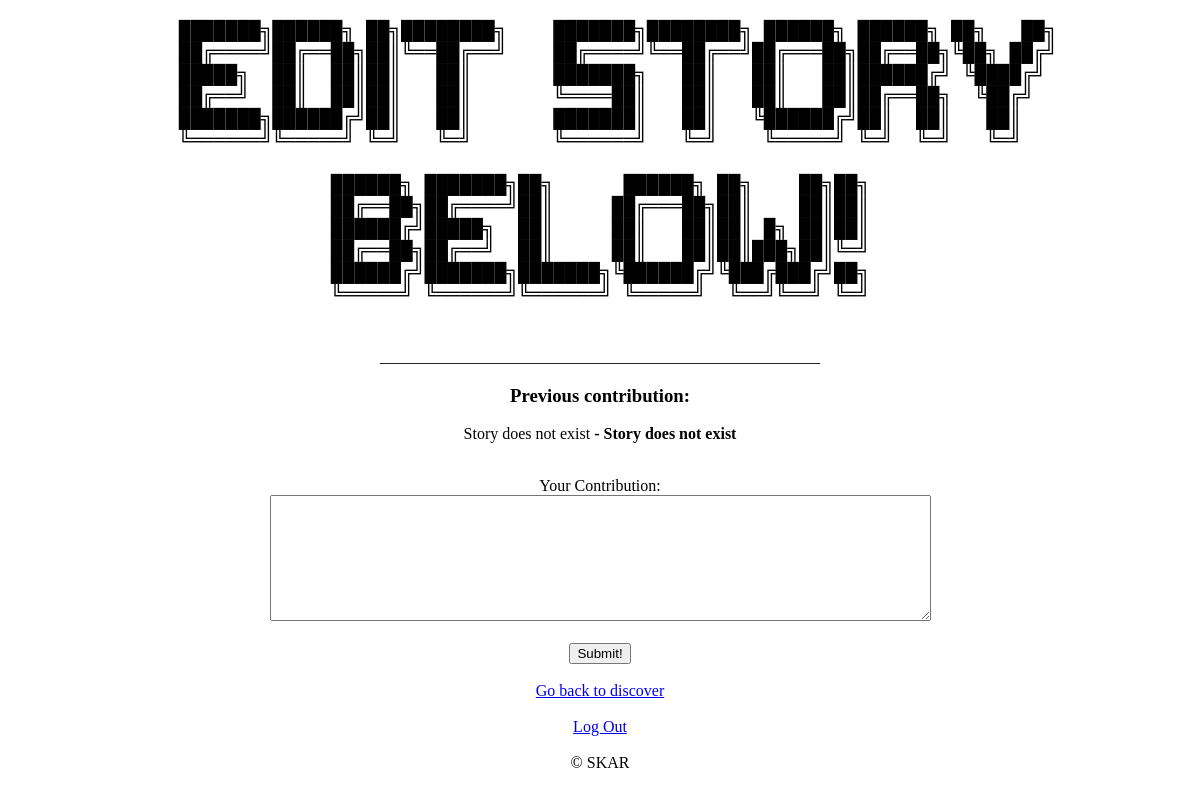
The app's page /edit?story=Escape (signed in), older data.
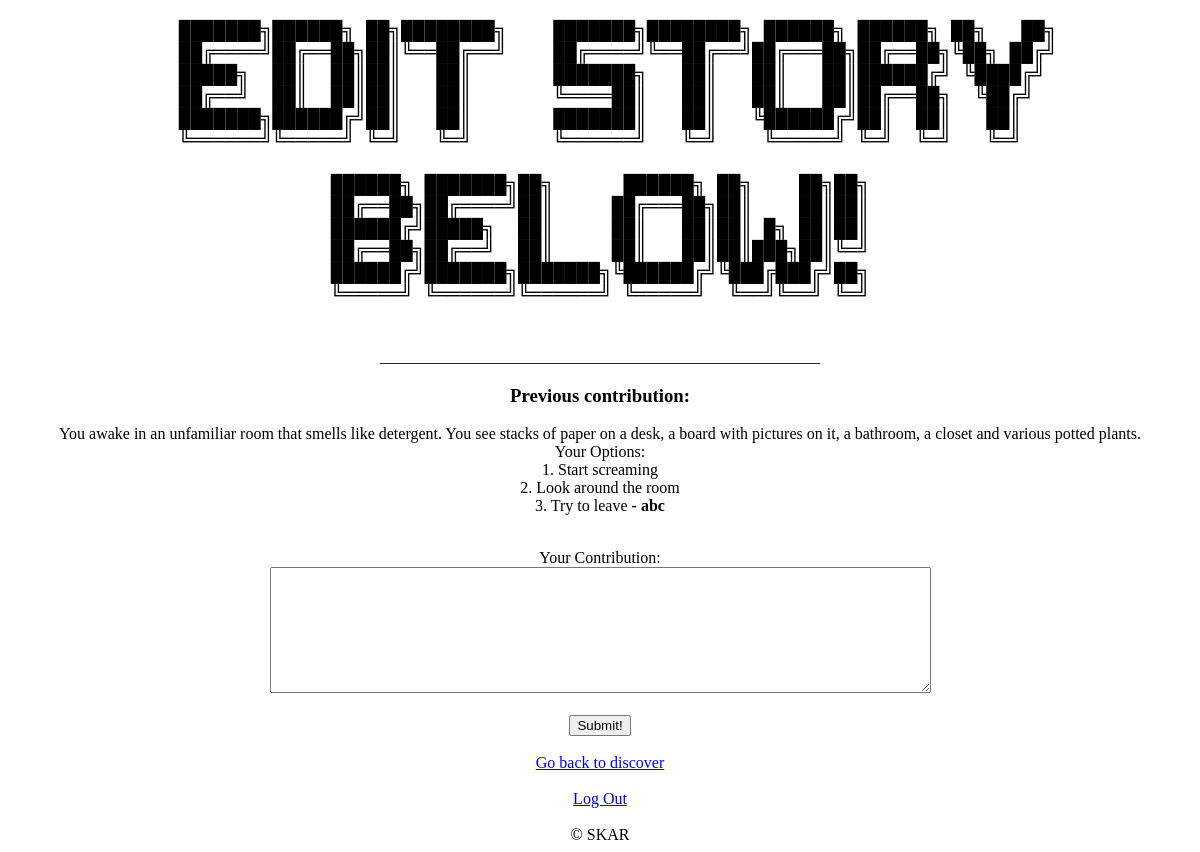
The same page, newer data.
### tables this page shows
CREATE TABLE stories(name TEXT, username TEXT, contrib TEXT);

### app.py (the view)
@app.route('/edit')
def edit():
    storyname = ''
    try:
        storyname = request.args['story']
    except:
        return redirect("/discover")
    if 'user' in session:
        if not storyname in story.getStories(session['user']):
            storycontent = story.getLast(storyname)[0]
        else: return redirect('/profile')
    else:
        return redirect('/')
    return render_template('edit.html', story_title = storyname, story = storycontent, contributor = story.getAuthor(storyname))

### util/story.py (called while the page is built)
def getStories(username):
    db = sqlite3.connect("data/info.db")
    c = db.cursor()
    c.execute("SELECT name FROM stories WHERE username = ?", (username,))
    rows = c.fetchall()
    output = set()
    for i in rows:
        output.add(i[0])
    db.close()
    return(output)

def getLast(storyname):
    db = sqlite3.connect("data/info.db")
    c = db.cursor()
    for i in c.execute("SELECT contrib FROM stories WHERE name = ? ORDER BY ROWID DESC LIMIT 1;",(storyname,)):
        db.close()
        return [i[0]]
    else:
        db.close()
        return ["Story does not exist"]

def getAuthor(storyname):
    db = sqlite3.connect("data/info.db")
    c = db.cursor()
    for i in c.execute("SELECT username FROM stories WHERE name = ? ORDER BY ROWID LIMIT 1;",(storyname,)):
        db.close()
        return i[0]
    else:
        db.close()
        return "Story does not exist"

### templates/edit.html (shortened to what this page needs)
{% extends 'basetemplate.html' %}
{% block body %}
    <center>
        <h2>
            <pre>
   ███████╗██████╗ ██╗████████╗    ███████╗████████╗ ██████╗ ██████╗ ██╗   ██╗
   ██╔════╝██╔══██╗██║╚══██╔══╝    ██╔════╝╚══██╔══╝██╔═══██╗██╔══██╗╚██╗ ██╔╝
  █████╗  ██║  ██║██║   ██║       ███████╗   ██║   ██║   ██║██████╔╝ ╚████╔╝
 ██╔══╝  ██║  ██║██║   ██║       ╚════██║   ██║   ██║   ██║██╔══██╗  ╚██╔╝
███████╗██████╔╝██║   ██║       ███████║   ██║   ╚██████╔╝██║  ██║   ██║
╚══════╝╚═════╝ ╚═╝   ╚═╝       ╚══════╝   ╚═╝    ╚═════╝ ╚═╝  ╚═╝   ╚═╝
██████╗ ███████╗██╗      ██████╗ ██╗    ██╗██╗
██╔══██╗██╔════╝██║     ██╔═══██╗██║    ██║██║
██████╔╝█████╗  ██║     ██║   ██║██║ █╗ ██║██║
██╔══██╗██╔══╝  ██║     ██║   ██║██║███╗██║╚═╝
██████╔╝███████╗███████╗╚██████╔╝╚███╔███╔╝██╗
╚═════╝ ╚══════╝╚══════╝ ╚═════╝  ╚══╝╚══╝ ╚═╝
            </pre>
        </h2>
        _______________________________________________________
        <form action="/editchanges?story={{ story_title }}" method = "POST">
            <h3>Previous contribution: </h3>
            <p>
                {{ story|safe }} <b>- {{ contributor }}</b>
            </p>
            <br>
            Your Contribution:
            <br>
            <textarea name="story_content" rows="8" cols="80" required></textarea>
            <br><br>
            <input type="submit" value="Submit!">
        </form>
        <br>
        <a href="/discover">Go back to discover</a>
        <br><br>
    </center>
{% endblock %}

Row changes from the older to the newer data that the page shows:
added stories: contrib "You awake in an unfamiliar room that smells like detergent. You see stacks of paper on a desk, a board with pictures on it, a bathroom, a closet and various potted plants. Your Options: 1. Start screaming 2. Look around the room 3. Try to leave", username "abc"
Text that changed along with them:
{{ story|safe }}: "Story does not exist" → (not shown)
{{ contributor }}: "Story does not exist" → (not shown)
